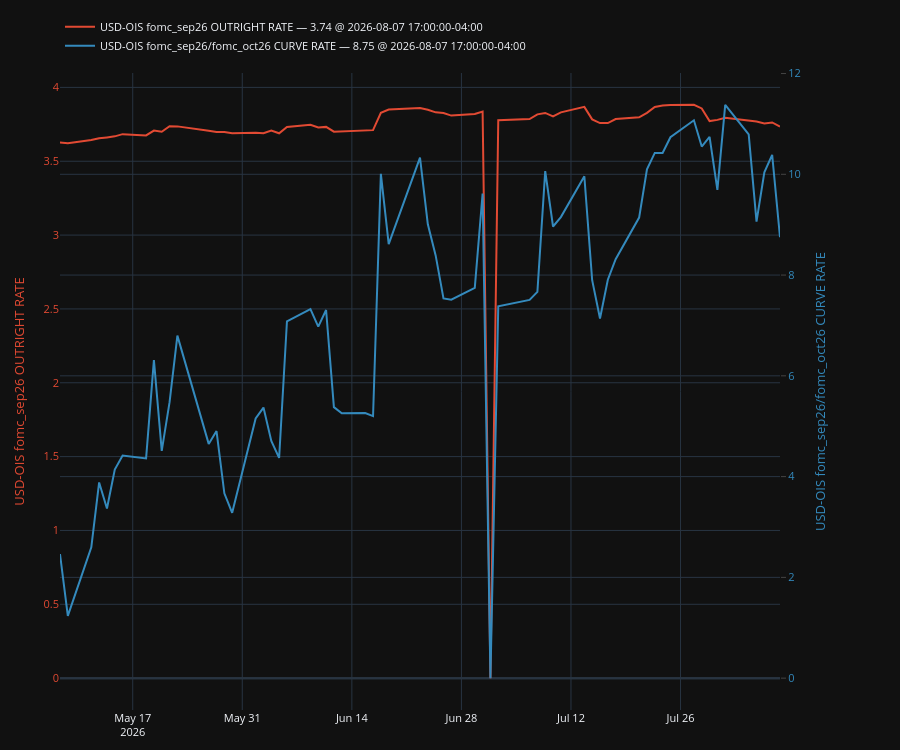

Notebook code for this chart:
### Code cell
# df = df[df.index.date != datetime.date(2026, 7, 1)]
# df = df[df.index.date != datetime.date(2026, 7, 29)]
# df = df[df.index.date != datetime.date(2026, 6, 30)]
# df = df[df.index.date != datetime.date(2026, 7, 30)]
# df = df[df.index.date != datetime.date(2026, 7, 21)]

plot, fig, ax, ax2, legend = make_secondary_axis_plot(engine="plotly")
plot(
    # df[q.col_name().replace("-Q12STIRT", "")],
    # df["USD-OIS fomc_jul26/fomc_dec26 CURVE RATE"],
    df["USD-OIS fomc_sep26 OUTRIGHT RATE"],
    which="left",
    indicators=[
        # {"kind": "last", "style": {"linestyle": "--", "linewidth": 1.2, "color": "tab:purple"}},  
        # {"kind": "sma", "window": 60, "style": {"linestyle": "--", "color": "green"}},
    ],
    # ou={"enable": True, "steps": 126, "add_metrics_to_legend": True}
)
plot(df["USD-OIS fomc_sep26/fomc_oct26 CURVE RATE"], which="right")
legend(show_date=True, loc="upper left")
plt.show()
